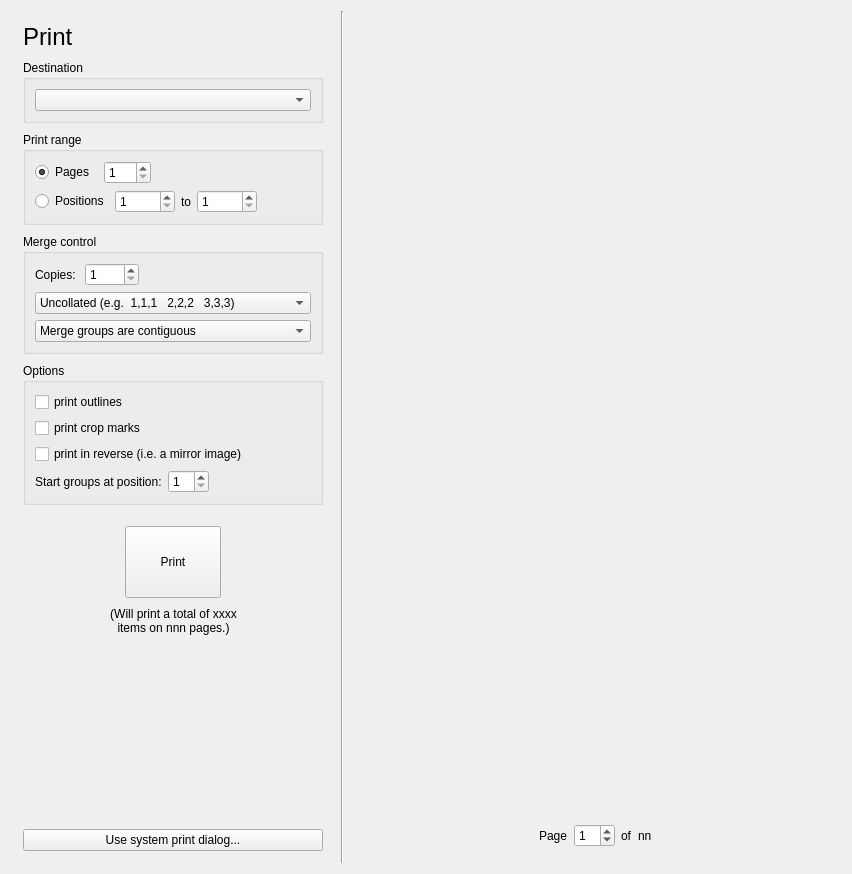
<?xml version="1.0" encoding="UTF-8"?>
<ui version="4.0">
 <class>PrintView</class>
 <widget class="QWidget" name="PrintView">
  <property name="geometry">
   <rect>
    <x>0</x>
    <y>0</y>
    <width>852</width>
    <height>874</height>
   </rect>
  </property>
  <property name="sizePolicy">
   <sizepolicy hsizetype="Expanding" vsizetype="Expanding">
    <horstretch>0</horstretch>
    <verstretch>0</verstretch>
   </sizepolicy>
  </property>
  <property name="windowTitle">
   <string notr="true">Form</string>
  </property>
  <layout class="QHBoxLayout" name="horizontalLayout" stretch="0,0,1">
   <item>
    <layout class="QVBoxLayout" name="verticalLayout_2">
     <property name="spacing">
      <number>9</number>
     </property>
     <property name="sizeConstraint">
      <enum>QLayout::SetDefaultConstraint</enum>
     </property>
     <property name="leftMargin">
      <number>12</number>
     </property>
     <property name="topMargin">
      <number>12</number>
     </property>
     <property name="rightMargin">
      <number>12</number>
     </property>
     <property name="bottomMargin">
      <number>12</number>
     </property>
     <item>
      <widget class="QLabel" name="titleLabel">
       <property name="sizePolicy">
        <sizepolicy hsizetype="Minimum" vsizetype="Preferred">
         <horstretch>0</horstretch>
         <verstretch>0</verstretch>
        </sizepolicy>
       </property>
       <property name="text">
        <string notr="true">&lt;span style=&quot; font-size:18pt;&quot;&gt;Print&lt;/span&gt;</string>
       </property>
      </widget>
     </item>
     <item>
      <widget class="QGroupBox" name="groupBox">
       <property name="title">
        <string>Destination</string>
       </property>
       <layout class="QVBoxLayout" name="verticalLayout_5">
        <item>
         <widget class="QComboBox" name="destinationCombo">
          <property name="autoFillBackground">
           <bool>false</bool>
          </property>
          <property name="currentText">
           <string/>
          </property>
          <property name="iconSize">
           <size>
            <width>32</width>
            <height>32</height>
           </size>
          </property>
          <property name="placeholderText">
           <string/>
          </property>
         </widget>
        </item>
       </layout>
      </widget>
     </item>
     <item>
      <widget class="QGroupBox" name="printRangeBox">
       <property name="sizePolicy">
        <sizepolicy hsizetype="Minimum" vsizetype="Preferred">
         <horstretch>0</horstretch>
         <verstretch>0</verstretch>
        </sizepolicy>
       </property>
       <property name="minimumSize">
        <size>
         <width>300</width>
         <height>0</height>
        </size>
       </property>
       <property name="maximumSize">
        <size>
         <width>16777215</width>
         <height>16777215</height>
        </size>
       </property>
       <property name="title">
        <string>Print range</string>
       </property>
       <layout class="QVBoxLayout" name="verticalLayout_4">
        <item>
         <layout class="QHBoxLayout" name="horizontalLayout_5">
          <property name="spacing">
           <number>9</number>
          </property>
          <item>
           <widget class="QRadioButton" name="printRangePagesRadio">
            <property name="text">
             <string>Pages</string>
            </property>
            <property name="checked">
             <bool>true</bool>
            </property>
            <attribute name="buttonGroup">
             <string notr="true">buttonGroup</string>
            </attribute>
           </widget>
          </item>
          <item>
           <widget class="QSpinBox" name="printRangePagesSpin">
            <property name="buttonSymbols">
             <enum>QAbstractSpinBox::UpDownArrows</enum>
            </property>
            <property name="accelerated">
             <bool>true</bool>
            </property>
            <property name="minimum">
             <number>1</number>
            </property>
            <property name="maximum">
             <number>250</number>
            </property>
           </widget>
          </item>
          <item>
           <spacer name="horizontalSpacer">
            <property name="orientation">
             <enum>Qt::Horizontal</enum>
            </property>
            <property name="sizeHint" stdset="0">
             <size>
              <width>40</width>
              <height>20</height>
             </size>
            </property>
           </spacer>
          </item>
         </layout>
        </item>
        <item>
         <layout class="QHBoxLayout" name="horizontalLayout_3">
          <item>
           <widget class="QRadioButton" name="printRangePositionsRadio">
            <property name="text">
             <string>Positions</string>
            </property>
            <attribute name="buttonGroup">
             <string notr="true">buttonGroup</string>
            </attribute>
           </widget>
          </item>
          <item>
           <widget class="QSpinBox" name="printRangeStartPositionSpin">
            <property name="sizePolicy">
             <sizepolicy hsizetype="Fixed" vsizetype="Fixed">
              <horstretch>0</horstretch>
              <verstretch>0</verstretch>
             </sizepolicy>
            </property>
            <property name="minimumSize">
             <size>
              <width>60</width>
              <height>0</height>
             </size>
            </property>
            <property name="alignment">
             <set>Qt::AlignLeading|Qt::AlignLeft|Qt::AlignVCenter</set>
            </property>
            <property name="minimum">
             <number>1</number>
            </property>
           </widget>
          </item>
          <item>
           <widget class="QLabel" name="label_4">
            <property name="text">
             <string>to</string>
            </property>
           </widget>
          </item>
          <item>
           <widget class="QSpinBox" name="printRangeLastPositionSpin">
            <property name="sizePolicy">
             <sizepolicy hsizetype="Fixed" vsizetype="Fixed">
              <horstretch>0</horstretch>
              <verstretch>0</verstretch>
             </sizepolicy>
            </property>
            <property name="minimumSize">
             <size>
              <width>60</width>
              <height>0</height>
             </size>
            </property>
            <property name="minimum">
             <number>1</number>
            </property>
           </widget>
          </item>
          <item>
           <spacer name="horizontalSpacer_6">
            <property name="orientation">
             <enum>Qt::Horizontal</enum>
            </property>
            <property name="sizeHint" stdset="0">
             <size>
              <width>40</width>
              <height>20</height>
             </size>
            </property>
           </spacer>
          </item>
         </layout>
        </item>
       </layout>
      </widget>
     </item>
     <item>
      <widget class="QGroupBox" name="mergeBox">
       <property name="title">
        <string>Merge control</string>
       </property>
       <layout class="QGridLayout" name="gridLayout">
        <item row="0" column="0">
         <layout class="QHBoxLayout" name="horizontalLayout_2">
          <property name="spacing">
           <number>9</number>
          </property>
          <item>
           <widget class="QLabel" name="label">
            <property name="text">
             <string>Copies:</string>
            </property>
           </widget>
          </item>
          <item>
           <widget class="QSpinBox" name="mergeCopiesSpin">
            <property name="minimum">
             <number>1</number>
            </property>
            <property name="maximum">
             <number>9999</number>
            </property>
           </widget>
          </item>
          <item>
           <spacer name="horizontalSpacer_3">
            <property name="orientation">
             <enum>Qt::Horizontal</enum>
            </property>
            <property name="sizeHint" stdset="0">
             <size>
              <width>40</width>
              <height>20</height>
             </size>
            </property>
           </spacer>
          </item>
         </layout>
        </item>
        <item row="1" column="0">
         <widget class="QComboBox" name="mergeCollateCombo">
          <property name="iconSize">
           <size>
            <width>32</width>
            <height>32</height>
           </size>
          </property>
          <item>
           <property name="text">
            <string>Uncollated (e.g.  1,1,1   2,2,2   3,3,3)</string>
           </property>
           <property name="icon">
            <iconset theme="glabels-uncollated">
             <normaloff>.</normaloff>.</iconset>
           </property>
          </item>
          <item>
           <property name="text">
            <string>Collated   (e.g.  1,2,3   1,2,3   1,2,3)</string>
           </property>
           <property name="icon">
            <iconset theme="glabels-collated">
             <normaloff>.</normaloff>.</iconset>
           </property>
          </item>
         </widget>
        </item>
        <item row="2" column="0">
         <widget class="QComboBox" name="mergeGroupCombo">
          <property name="iconSize">
           <size>
            <width>32</width>
            <height>32</height>
           </size>
          </property>
          <item>
           <property name="text">
            <string>Merge groups are contiguous</string>
           </property>
           <property name="icon">
            <iconset theme="glabels-merge-group-contiguous">
             <normaloff>.</normaloff>.</iconset>
           </property>
          </item>
          <item>
           <property name="text">
            <string>Merge groups start on a new page</string>
           </property>
           <property name="icon">
            <iconset theme="glabels-merge-group-page">
             <normaloff>.</normaloff>.</iconset>
           </property>
          </item>
         </widget>
        </item>
       </layout>
      </widget>
     </item>
     <item>
      <widget class="QGroupBox" name="groupBox_4">
       <property name="sizePolicy">
        <sizepolicy hsizetype="Minimum" vsizetype="Preferred">
         <horstretch>0</horstretch>
         <verstretch>0</verstretch>
        </sizepolicy>
       </property>
       <property name="minimumSize">
        <size>
         <width>300</width>
         <height>0</height>
        </size>
       </property>
       <property name="maximumSize">
        <size>
         <width>16777215</width>
         <height>16777215</height>
        </size>
       </property>
       <property name="title">
        <string>Options</string>
       </property>
       <layout class="QGridLayout" name="gridLayout_4">
        <item row="1" column="0">
         <layout class="QVBoxLayout" name="verticalLayout">
          <item>
           <widget class="QCheckBox" name="printOutlinesCheck">
            <property name="text">
             <string>print outlines</string>
            </property>
           </widget>
          </item>
          <item>
           <widget class="QCheckBox" name="printCropMarksCheck">
            <property name="text">
             <string>print crop marks</string>
            </property>
           </widget>
          </item>
          <item>
           <widget class="QCheckBox" name="printReverseCheck">
            <property name="text">
             <string>print in reverse (i.e. a mirror image)</string>
            </property>
           </widget>
          </item>
          <item>
           <widget class="QWidget" name="mergeOnlyOptions" native="true">
            <layout class="QHBoxLayout" name="horizontalLayout_8">
             <property name="leftMargin">
              <number>0</number>
             </property>
             <property name="topMargin">
              <number>0</number>
             </property>
             <property name="rightMargin">
              <number>0</number>
             </property>
             <property name="bottomMargin">
              <number>0</number>
             </property>
             <item>
              <widget class="QLabel" name="label_2">
               <property name="sizePolicy">
                <sizepolicy hsizetype="Minimum" vsizetype="Preferred">
                 <horstretch>0</horstretch>
                 <verstretch>0</verstretch>
                </sizepolicy>
               </property>
               <property name="text">
                <string>Start groups at position:</string>
               </property>
              </widget>
             </item>
             <item>
              <widget class="QSpinBox" name="mergeStartPositionSpin">
               <property name="sizePolicy">
                <sizepolicy hsizetype="Minimum" vsizetype="Fixed">
                 <horstretch>0</horstretch>
                 <verstretch>0</verstretch>
                </sizepolicy>
               </property>
               <property name="minimum">
                <number>1</number>
               </property>
              </widget>
             </item>
             <item>
              <spacer name="horizontalSpacer_2">
               <property name="orientation">
                <enum>Qt::Horizontal</enum>
               </property>
               <property name="sizeHint" stdset="0">
                <size>
                 <width>40</width>
                 <height>20</height>
                </size>
               </property>
              </spacer>
             </item>
            </layout>
           </widget>
          </item>
         </layout>
        </item>
       </layout>
      </widget>
     </item>
     <item>
      <spacer name="verticalSpacer_2">
       <property name="orientation">
        <enum>Qt::Vertical</enum>
       </property>
       <property name="sizeType">
        <enum>QSizePolicy::Fixed</enum>
       </property>
       <property name="sizeHint" stdset="0">
        <size>
         <width>20</width>
         <height>12</height>
        </size>
       </property>
      </spacer>
     </item>
     <item alignment="Qt::AlignHCenter">
      <widget class="QToolButton" name="printButton">
       <property name="sizePolicy">
        <sizepolicy hsizetype="Fixed" vsizetype="Fixed">
         <horstretch>0</horstretch>
         <verstretch>0</verstretch>
        </sizepolicy>
       </property>
       <property name="minimumSize">
        <size>
         <width>96</width>
         <height>72</height>
        </size>
       </property>
       <property name="text">
        <string>Print</string>
       </property>
       <property name="icon">
        <iconset theme="glabels-print"/>
       </property>
       <property name="iconSize">
        <size>
         <width>32</width>
         <height>32</height>
        </size>
       </property>
       <property name="toolButtonStyle">
        <enum>Qt::ToolButtonTextUnderIcon</enum>
       </property>
      </widget>
     </item>
     <item>
      <layout class="QHBoxLayout" name="horizontalLayout_7">
       <item>
        <spacer name="horizontalSpacer_4">
         <property name="orientation">
          <enum>Qt::Horizontal</enum>
         </property>
         <property name="sizeHint" stdset="0">
          <size>
           <width>2</width>
           <height>20</height>
          </size>
         </property>
        </spacer>
       </item>
       <item>
        <widget class="QLabel" name="printDescriptionLabel">
         <property name="sizePolicy">
          <sizepolicy hsizetype="MinimumExpanding" vsizetype="Preferred">
           <horstretch>0</horstretch>
           <verstretch>0</verstretch>
          </sizepolicy>
         </property>
         <property name="minimumSize">
          <size>
           <width>0</width>
           <height>0</height>
          </size>
         </property>
         <property name="text">
          <string notr="true">(Will print a total of xxxx items on nnn pages.)</string>
         </property>
         <property name="wordWrap">
          <bool>true</bool>
         </property>
         <property name="alignment">
          <set>Qt::AlignCenter</set>
         </property>
        </widget>
       </item>
       <item>
        <spacer name="horizontalSpacer_5">
         <property name="orientation">
          <enum>Qt::Horizontal</enum>
         </property>
         <property name="sizeHint" stdset="0">
          <size>
           <width>2</width>
           <height>20</height>
          </size>
         </property>
        </spacer>
       </item>
      </layout>
     </item>
     <item>
      <spacer name="verticalSpacer">
       <property name="orientation">
        <enum>Qt::Vertical</enum>
       </property>
       <property name="sizeHint" stdset="0">
        <size>
         <width>20</width>
         <height>40</height>
        </size>
       </property>
      </spacer>
     </item>
     <item>
      <widget class="QPushButton" name="systemDialogButton">
       <property name="text">
        <string>Use system print dialog...</string>
       </property>
      </widget>
     </item>
    </layout>
   </item>
   <item>
    <widget class="Line" name="line">
     <property name="orientation">
      <enum>Qt::Vertical</enum>
     </property>
    </widget>
   </item>
   <item>
    <layout class="QVBoxLayout" name="verticalLayout_3">
     <property name="sizeConstraint">
      <enum>QLayout::SetDefaultConstraint</enum>
     </property>
     <item>
      <widget class="glabels::Preview" name="preview" native="true">
       <property name="sizePolicy">
        <sizepolicy hsizetype="Expanding" vsizetype="Expanding">
         <horstretch>0</horstretch>
         <verstretch>0</verstretch>
        </sizepolicy>
       </property>
       <property name="minimumSize">
        <size>
         <width>240</width>
         <height>240</height>
        </size>
       </property>
      </widget>
     </item>
     <item>
      <layout class="QHBoxLayout" name="horizontalLayout_6">
       <property name="bottomMargin">
        <number>16</number>
       </property>
       <item>
        <spacer name="horizontalSpacer_8">
         <property name="orientation">
          <enum>Qt::Horizontal</enum>
         </property>
         <property name="sizeHint" stdset="0">
          <size>
           <width>40</width>
           <height>20</height>
          </size>
         </property>
        </spacer>
       </item>
       <item>
        <widget class="QLabel" name="label_5">
         <property name="text">
          <string>Page</string>
         </property>
        </widget>
       </item>
       <item>
        <widget class="QSpinBox" name="pageSpin">
         <property name="value">
          <number>1</number>
         </property>
        </widget>
       </item>
       <item>
        <widget class="QLabel" name="label_6">
         <property name="text">
          <string>of</string>
         </property>
        </widget>
       </item>
       <item>
        <widget class="QLabel" name="nPagesLabel">
         <property name="text">
          <string>nn</string>
         </property>
        </widget>
       </item>
       <item>
        <spacer name="horizontalSpacer_9">
         <property name="orientation">
          <enum>Qt::Horizontal</enum>
         </property>
         <property name="sizeHint" stdset="0">
          <size>
           <width>40</width>
           <height>20</height>
          </size>
         </property>
        </spacer>
       </item>
      </layout>
     </item>
    </layout>
   </item>
  </layout>
 </widget>
 <customwidgets>
  <customwidget>
   <class>glabels::Preview</class>
   <extends>QWidget</extends>
   <header>Preview.hpp</header>
   <container>1</container>
  </customwidget>
 </customwidgets>
 <resources>
  <include location="../icons.qrc"/>
 </resources>
 <connections>
  <connection>
   <sender>printRangePagesSpin</sender>
   <signal>valueChanged(int)</signal>
   <receiver>PrintView</receiver>
   <slot>onFormChanged()</slot>
   <hints>
    <hint type="sourcelabel">
     <x>160</x>
     <y>204</y>
    </hint>
    <hint type="destinationlabel">
     <x>2</x>
     <y>341</y>
    </hint>
   </hints>
  </connection>
  <connection>
   <sender>printOutlinesCheck</sender>
   <signal>toggled(bool)</signal>
   <receiver>PrintView</receiver>
   <slot>onFormChanged()</slot>
   <hints>
    <hint type="sourcelabel">
     <x>250</x>
     <y>499</y>
    </hint>
    <hint type="destinationlabel">
     <x>2</x>
     <y>409</y>
    </hint>
   </hints>
  </connection>
  <connection>
   <sender>printCropMarksCheck</sender>
   <signal>toggled(bool)</signal>
   <receiver>PrintView</receiver>
   <slot>onFormChanged()</slot>
   <hints>
    <hint type="sourcelabel">
     <x>220</x>
     <y>530</y>
    </hint>
    <hint type="destinationlabel">
     <x>6</x>
     <y>445</y>
    </hint>
   </hints>
  </connection>
  <connection>
   <sender>printReverseCheck</sender>
   <signal>toggled(bool)</signal>
   <receiver>PrintView</receiver>
   <slot>onFormChanged()</slot>
   <hints>
    <hint type="sourcelabel">
     <x>224</x>
     <y>561</y>
    </hint>
    <hint type="destinationlabel">
     <x>6</x>
     <y>485</y>
    </hint>
   </hints>
  </connection>
  <connection>
   <sender>pageSpin</sender>
   <signal>valueChanged(int)</signal>
   <receiver>PrintView</receiver>
   <slot>onFormChanged()</slot>
   <hints>
    <hint type="sourcelabel">
     <x>639</x>
     <y>827</y>
    </hint>
    <hint type="destinationlabel">
     <x>1</x>
     <y>532</y>
    </hint>
   </hints>
  </connection>
  <connection>
   <sender>mergeCopiesSpin</sender>
   <signal>valueChanged(int)</signal>
   <receiver>PrintView</receiver>
   <slot>onFormChanged()</slot>
   <hints>
    <hint type="sourcelabel">
     <x>154</x>
     <y>325</y>
    </hint>
    <hint type="destinationlabel">
     <x>7</x>
     <y>218</y>
    </hint>
   </hints>
  </connection>
  <connection>
   <sender>printRangePagesRadio</sender>
   <signal>toggled(bool)</signal>
   <receiver>PrintView</receiver>
   <slot>onFormChanged()</slot>
   <hints>
    <hint type="sourcelabel">
     <x>98</x>
     <y>202</y>
    </hint>
    <hint type="destinationlabel">
     <x>6</x>
     <y>76</y>
    </hint>
   </hints>
  </connection>
  <connection>
   <sender>printRangeStartPositionSpin</sender>
   <signal>valueChanged(int)</signal>
   <receiver>PrintView</receiver>
   <slot>onFormChanged()</slot>
   <hints>
    <hint type="sourcelabel">
     <x>186</x>
     <y>240</y>
    </hint>
    <hint type="destinationlabel">
     <x>5</x>
     <y>123</y>
    </hint>
   </hints>
  </connection>
  <connection>
   <sender>printRangeLastPositionSpin</sender>
   <signal>valueChanged(int)</signal>
   <receiver>PrintView</receiver>
   <slot>onFormChanged()</slot>
   <hints>
    <hint type="sourcelabel">
     <x>272</x>
     <y>240</y>
    </hint>
    <hint type="destinationlabel">
     <x>8</x>
     <y>155</y>
    </hint>
   </hints>
  </connection>
  <connection>
   <sender>mergeCollateCombo</sender>
   <signal>currentIndexChanged(int)</signal>
   <receiver>PrintView</receiver>
   <slot>onFormChanged()</slot>
   <hints>
    <hint type="sourcelabel">
     <x>118</x>
     <y>372</y>
    </hint>
    <hint type="destinationlabel">
     <x>3</x>
     <y>192</y>
    </hint>
   </hints>
  </connection>
  <connection>
   <sender>mergeGroupCombo</sender>
   <signal>currentIndexChanged(int)</signal>
   <receiver>PrintView</receiver>
   <slot>onFormChanged()</slot>
   <hints>
    <hint type="sourcelabel">
     <x>297</x>
     <y>418</y>
    </hint>
    <hint type="destinationlabel">
     <x>5</x>
     <y>378</y>
    </hint>
   </hints>
  </connection>
  <connection>
   <sender>mergeStartPositionSpin</sender>
   <signal>valueChanged(int)</signal>
   <receiver>PrintView</receiver>
   <slot>onFormChanged()</slot>
   <hints>
    <hint type="sourcelabel">
     <x>244</x>
     <y>595</y>
    </hint>
    <hint type="destinationlabel">
     <x>4</x>
     <y>309</y>
    </hint>
   </hints>
  </connection>
  <connection>
   <sender>destinationCombo</sender>
   <signal>currentIndexChanged(int)</signal>
   <receiver>PrintView</receiver>
   <slot>onFormChanged()</slot>
   <hints>
    <hint type="sourcelabel">
     <x>289</x>
     <y>110</y>
    </hint>
    <hint type="destinationlabel">
     <x>254</x>
     <y>6</y>
    </hint>
   </hints>
  </connection>
  <connection>
   <sender>systemDialogButton</sender>
   <signal>clicked()</signal>
   <receiver>PrintView</receiver>
   <slot>onSystemDialogButtonClicked()</slot>
   <hints>
    <hint type="sourcelabel">
     <x>316</x>
     <y>836</y>
    </hint>
    <hint type="destinationlabel">
     <x>373</x>
     <y>871</y>
    </hint>
   </hints>
  </connection>
  <connection>
   <sender>printButton</sender>
   <signal>clicked()</signal>
   <receiver>PrintView</receiver>
   <slot>onPrintButtonClicked()</slot>
   <hints>
    <hint type="sourcelabel">
     <x>332</x>
     <y>644</y>
    </hint>
    <hint type="destinationlabel">
     <x>1</x>
     <y>669</y>
    </hint>
   </hints>
  </connection>
 </connections>
 <slots>
  <slot>onPrintButtonClicked()</slot>
  <slot>onFormChanged()</slot>
  <slot>onPrinterPropertiesButtonClicked()</slot>
  <slot>onBrowseButtonClicked()</slot>
  <slot>onSystemDialogButtonClicked()</slot>
 </slots>
 <buttongroups>
  <buttongroup name="buttonGroup"/>
 </buttongroups>
</ui>
